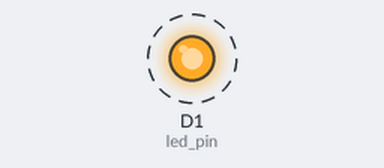
The sketch below on a simulated ESP8266 (NodeMCU). On the bench: output pins drawn as LEDs (lit = HIGH). Dashed ring = blinking. WiFi joins after 1.5 s; servers stay silent unless stated; what the sketch prints to the serial monitor is not drawn.

Above: at 2.0 s.
Timing chart, 0 to 6.1 s (numbered marks = the images above):
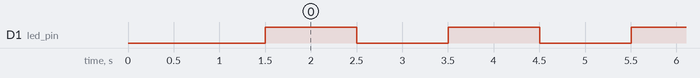

Measured:
- by itself, D1 (led_pin): alternates HIGH for 1.0 s and LOW for 1.0 s

The sketch:

OTALeds.ino
```cpp
#include <ESP8266WiFi.h>
#include <ESP8266mDNS.h>
#include <WiFiUdp.h>
#include <ArduinoOTA.h>

const char* ssid = "itim";
const char* password = "ilovecpe";
const char* host = "iLight_host";

int led_pin = D1;


void setup() {
  pinMode(led_pin,OUTPUT);
   Serial.begin(115200);
   Serial.println("Booting");

   Serial.println("Booting");
   WiFi.mode(WIFI_STA);

   WiFi.begin(ssid, password);

   while (WiFi.waitForConnectResult() != WL_CONNECTED){
     WiFi.begin(ssid, password);
     Serial.println("Retrying connection...");
  }


  /* configure dimmers, and OTA server events */
  ArduinoOTA.setHostname(host);
  ArduinoOTA.onStart([]() {
    Serial.println("Start");
  });

  ArduinoOTA.onEnd([]() {
    Serial.println("\nEnd");
  });

  ArduinoOTA.onProgress([](unsigned int progress, unsigned int total) {
    Serial.printf("Progress: %u%%\r", (progress / (total / 100)));
  });

   ArduinoOTA.onError([](ota_error_t error) {
    //ESP.restart();
    Serial.printf("Error[%u]: ", error);
    if (error == OTA_AUTH_ERROR) Serial.println("Auth Failed");
    else if (error == OTA_BEGIN_ERROR) Serial.println("Begin Failed");
    else if (error == OTA_CONNECT_ERROR) Serial.println("Connect Failed");
    else if (error == OTA_RECEIVE_ERROR) Serial.println("Receive Failed");
    else if (error == OTA_END_ERROR) Serial.println("End Failed");

    });

   /* setup the OTA server */
   ArduinoOTA.begin();
   Serial.println("Ready");
   Serial.print("IP address: ");
   Serial.println(WiFi.localIP());

}

void loop() {
  ArduinoOTA.handle();
  digitalWrite(D1,HIGH);
  delay(1000);
  digitalWrite(D1,LOW);
  delay(1000);
  Serial.print("KK");
}
```
